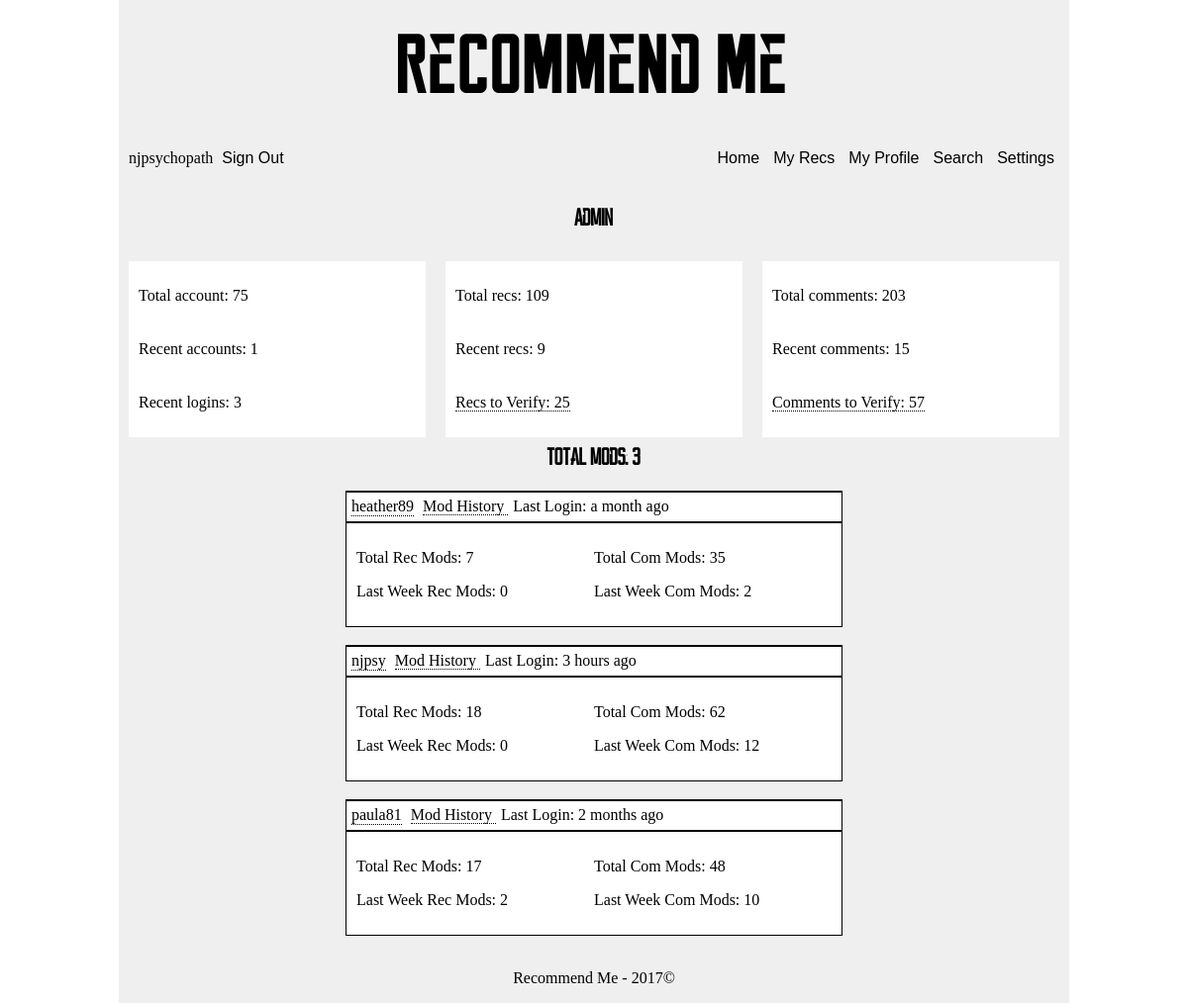
The app's page /admin/splash (signed in), older data.
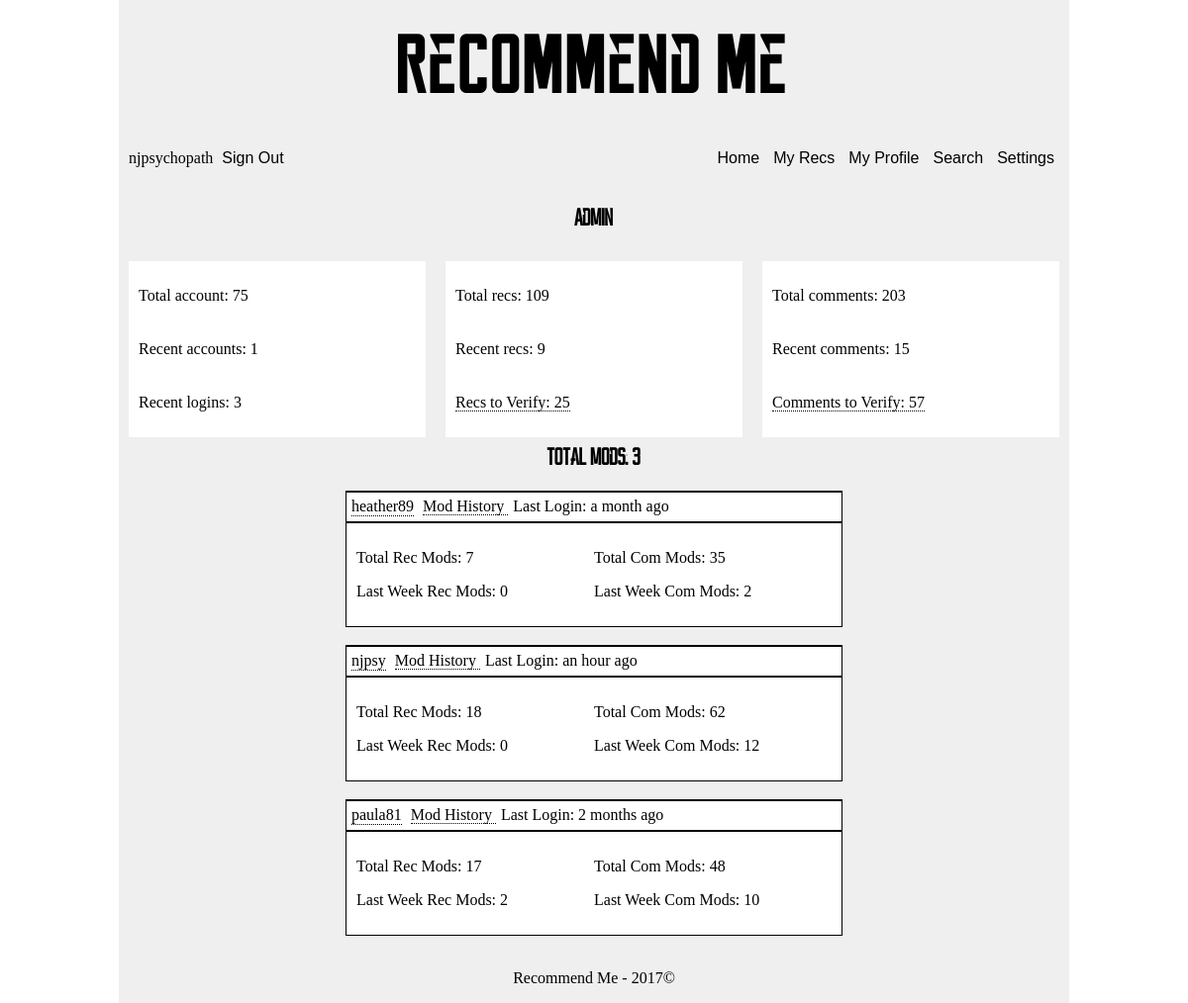
The same page, newer data.
### app/models.py (models this page shows, shortened)
class User(UserMixin, db.Model):
    __tablename__ = 'user'
    id = db.Column(db.INTEGER, primary_key=True)
    username = db.Column(db.String, unique=True, index=True)
    email = db.Column(db.String, unique=True, index=True)
    about_me = db.Column(db.TEXT)
    api = db.Column(db.String())
    confirmed = db.Column(db.BOOLEAN, default=False)
    display = db.Column(db.INTEGER, default=10)
    invalid_logins = db.Column(db.INTEGER, default=0)
    last_login = db.Column(db.DATETIME, default=datetime.utcnow)
    member_since = db.Column(db.DATETIME, default=datetime.utcnow)
    password_hash = db.Column(db.String(128))
    role_id = db.Column(db.INTEGER, db.ForeignKey('role.id'))
    updates = db.Column(db.BOOLEAN, default=True)
    role = db.relationship('Role', backref=backref('user', lazy='dynamic'))
    @property
    def password(self):
        raise AttributeError('password is hashed')
    def is_administrator(self):
        return self.role_id == 1

### app/admin/views.py (the view)
@admin.route('/splash')
@login_required
@is_administrator
def admin_splash():
    week_ago = datetime.today() - timedelta(days=7)
    data = {}
    users = func.count(distinct(User.id))
    recent_users = func.count(distinct(case([(User.member_since>week_ago, User.id),])))
    recent_logins = func.count(distinct(case([(User.last_login>week_ago, User.id),])))
    data['users'], data['recent_users'], data['recent_logins'] = db.session\
        .query(users, recent_users, recent_logins)\
        .all()[0]
    recs = func.count(distinct(Recommendation.id))
    recent_recs = func.count(distinct(case([(Recommendation.timestamp>week_ago, Recommendation.id),])))
    unverified_recs = func.count(distinct(case([(Recommendation.verification==1, Recommendation.id),])))
    data['recs'], data['recent_recs'], data['unverified_recs'] = db.session\
        .query(recs, recent_recs, unverified_recs)\
        .all()[0]
    comments = func.count(distinct(Comment.id))
    recent_comments = func.count(distinct(case([(Comment.timestamp>week_ago, Comment.id),])))
    unverified_comments = func.count(distinct(case([(Comment.verification==1, Comment.id),])))
    data['comments'], data['recent_comments'], data['unverified_comments'] = db.session\
        .query(comments, recent_comments, unverified_comments)\
        .all()[0]
    rec_mods = func.count(distinct(Rec_Moderation.id))
    recent_rec_mods = func.count(distinct(case([(Rec_Moderation.timestamp>week_ago, Rec_Moderation.id),])))
    com_mods = func.count(distinct(Com_Moderation.id))
    recent_com_mods = func.count(distinct(case([(Com_Moderation.timestamp>week_ago, Com_Moderation.id),])))
    data['mods'] = db.session.query(User, rec_mods, recent_rec_mods, com_mods, recent_com_mods)\
        .join(Rec_Moderation)\
        .join(Com_Moderation)\
        .filter(User.role_id==2)\
        .group_by(User.username)\
        .all()
    return render_template('admin/splash.html', data=data)

### app/auth/views.py (called while the page is built)
@auth.before_app_request
def before_request():
    if current_user.is_authenticated and not current_user.confirmed \
        and request.endpoint[:5] != 'auth.' and request.endpoint != 'static':
        return redirect(url_for('auth.unconfirmed'))

### app/models.py (called while the page is built)
@login_manager.user_loader
def load_user(user_id):
    return User.query.get(int(user_id))

### manage.py (called while the page is built)
@app.url_defaults
def hashed_static_file(endpoint, values):
    if 'static' == endpoint or endpoint.endswith('.static'):
        filename = values.get('filename')
        if filename:
            blueprint = request.blueprint
            if '.' in endpoint:  # blueprint
                blueprint = endpoint.rsplit('.', 1)[0]
            static_folder = app.static_folder
            if blueprint and app.blueprints[blueprint].static_folder:
                static_folder = app.blueprints[blueprint].static_folder
            fp = os.path.join(static_folder, filename)
            if os.path.exists(fp):
                values['_'] = int(os.stat(fp).st_mtime)

### app/templates/admin/splash.html (shortened to what this page needs)
<!DOCTYPE html>
{% extends 'abstract/three-column.html' %}
{% import 'macros/admin/moderator-info-macro.html' as moderator_info_macro %}
{% block head %}
  {{super()}}
  <link href="{{url_for('static', filename='css/macros/moderator-info.css')}}" type='text/css', rel='stylesheet'/>
{% endblock %}
{% block maincontent %}
  <h2>Admin</h2>
{% endblock %}
{% block c1 %}
    <p>Total account: {{data['users']}}</p>
    <p>Recent accounts: {{data['recent_users']}}</p>
    <p>Recent logins: {{data['recent_logins']}}</p>
{% endblock %}
{% block c2 %}
  <p>Total recs: {{data['recs']}}</p>
  <p>Recent recs: {{data['recent_recs']}}</p>
  <p>
    <a href="{{url_for('mod.verify_recs')}}">
      Recs to Verify: {{data['unverified_recs']}}
    </a>
  </p>
{% endblock %}
{% block c3 %}
  <p>Total comments: {{data['comments']}}</p>
  <p>Recent comments: {{data['recent_comments']}}</p>
  <p>
    <a href="{{url_for('mod.verify_comments')}}">
      Comments to Verify: {{data['unverified_comments']}}
    </a>
  </p>
{% endblock %}
{% block postcontent %}
  <h2>Total mods: {{data['mods']|length}}</h2>
  {{moderator_info_macro.mod_display(data['mods'], moment)}}
{% endblock %}

### app/templates/macros/admin/moderator-info-macro.html
{% macro mod_display(mods, moment) %}
  {% for mod_info in mods %}
    {% set mod, rec_mods, recent_rec_mods, com_mods, recent_com_mods = mod_info %}
    <div class='mod-display'>
      <div class='headline'>
        <a class='headline-element' href="{{url_for('personal.profile', id=mod.id)}}">
          {{mod.username}}
        </a>
        <a class='headline-elements' href="{{url_for('admin.mod_history', id=mod.id)}}">
          Mod History
        </a>
        <p class='headline-element'>Last Login: {{moment(mod.last_login).fromNow()}}</p>
      </div>
      <div class='w220'>
        <p>Total Rec Mods: {{rec_mods}}</p>
        <p>
          Last Week Rec Mods: {{recent_rec_mods}}
        </p>
      </div>
      <div class='w220'>
        <p>Total Com Mods: {{com_mods}}</p>
        <p>
          Last Week Com Mods: {{recent_com_mods}}
        </p>
      </div>
    </div>
    <br/>
  {% endfor %}
{% endmacro %}

Row changes from the older to the newer data that the page shows:
changed User "njpsy": last_login "3 hours ago" → "an hour ago"
